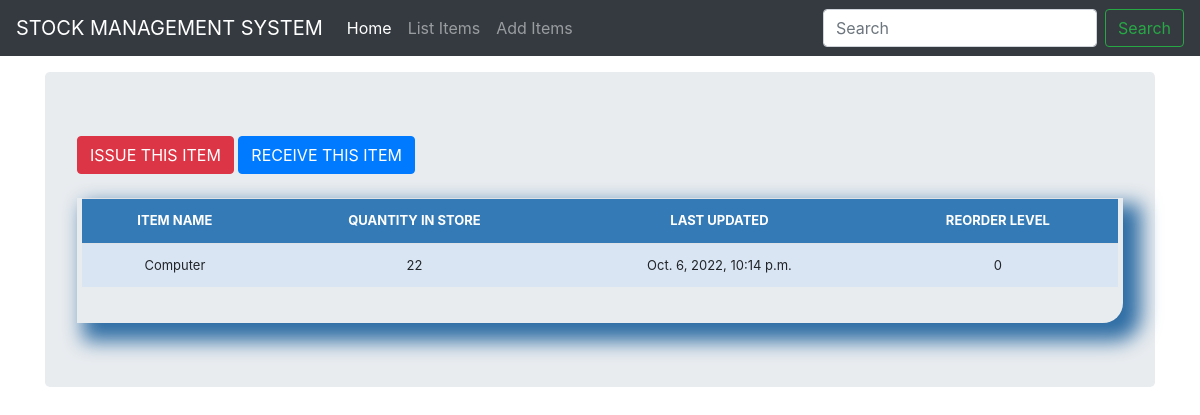
/stock_detail/2/, run on the app's committed database.
### stocksystem/models.py (models this page shows, shortened)
class Stock(models.Model):
    category = models.ForeignKey(Category, on_delete=models.CASCADE, blank=True)
    item_name =  models.CharField(max_length=50, blank=True, null=True)
    quantity = models.IntegerField(default='0', blank=True, null=True)
    receive_quantity = models.IntegerField(default='0', blank=True, null=True)
    receive_by = models.CharField(max_length=50, blank=True, null=True)
    issue_quantity = models.IntegerField(default='0', blank=True, null=True)
    issue_by = models.CharField(max_length=50, blank=True, null=True)
    issue_to = models.CharField(max_length=50, blank=True, null=True)
    phone_number = models.CharField(max_length=50, blank=True, null=True)
    created_by = models.CharField(max_length=50, blank=True, null=True)
    reorder_level = models.IntegerField(default='0', blank=True, null=True)
    last_updated = models.DateTimeField(auto_now_add=False, auto_now=True)#auto_now_add when adding for the 1st time
    timestamp = models.DateTimeField(auto_now_add=True, auto_now=False)#auto_now when updating data
    date = models.DateTimeField(auto_now_add=False, auto_now=False) #the user will have to fill this part

### stocksystem/views.py (the view)
# urls.py: path('stock_detail/<str:pk>/', views.stock_detail, name="stock_detail"),
def stock_detail(request, pk):
    queryset = Stock.objects.get(id=pk)
    context = {
        "queryset" : queryset, #used to display the details of the item
    }
    return render(request, "stock_detail.html", context)

### stocksystem/templates/stock_detail.html (shortened to what this page needs)
{% load static %}
{% load crispy_forms_tags %}
<!DOCTYPE html>
<html lang="en">
  <head>
<link href="{% static 'css/stylesheet.css' %}" rel="stylesheet">
<link href="{% static 'css/bootstrap.min.css' %}" rel="stylesheet">
    <link href="{% static 'css/navbar-top-fixed.css' %}" rel="stylesheet">
  </head>
  <body>
{% include 'navbar.html' %}
<main role="main" class="container">
  <div class="jumbotron">
    <a href='#issue'><div class='btn btn-danger'>ISSUE THIS ITEM</div></a>
    <a href='#receive'><div class='btn btn-primary'>RECEIVE THIS ITEM</div></a>
        <br><br>
        <div class='display_table'>
          <table class='table'>
                <tr>
                  <th>ITEM NAME</th>
                  <th>QUANTITY IN STORE</th>
                  <th>LAST UPDATED</th>
                  <th>REORDER LEVEL</th>
                </tr>
                <tr>
                  <td>{{queryset.item_name}}</td>
                  <td>{{queryset.quantity}}</td>
                  <td>{{queryset.last_updated}}</td>
                  <td>{{queryset.reorder_level}}</td>
                </tr>
          </table>
        </div>
    </div>
</main>
      </body>
</html>

### stocksystem/Static/css/stylesheet.css (style rules this page uses)
body { background-color: #34eb6b; }
.table { font-size: 13px; text-align: center; width: 95%; margin: auto; }
.table tr:nth-child(odd) { background: #B8CAE4 }
.table tr:nth-child(even) { background: #dae5f4 }
th { background-color: #337ab7; color: white; }
.display_table { border-bottom-right-radius: 20px; padding-left: 5px; padding-right: 5px; padding-bottom: 20px; box-shadow: 12px 12px 20px 6px #2e6da4; }

### stocksystem/Static/css/navbar-top-fixed.css (style rules this page uses)
body { min-height: 75rem; padding-top: 4.5rem; }

### data on the page
Stock: item_name "Computer", quantity "22", last_updated "Oct. 6, 2022, 10:14 p.m.", reorder_level "0"
